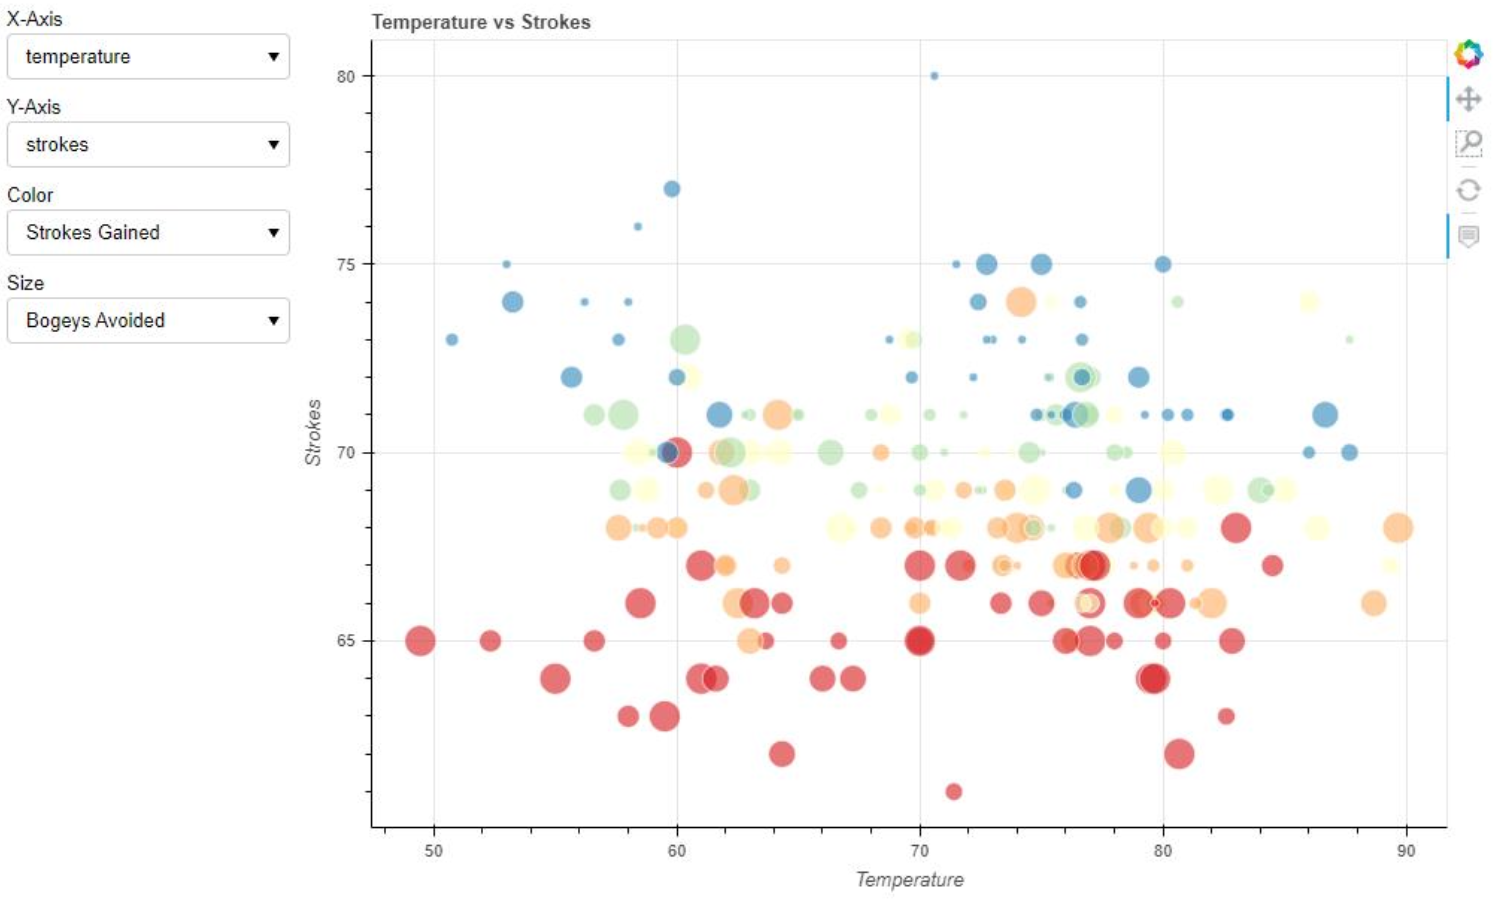

This figure's Python source:
import pandas as pd

from bokeh.layouts import column, row
from bokeh.models import Select
from bokeh.palettes import Spectral5
from bokeh.plotting import curdoc, figure

from data import data_merge

df = data_merge()

df = df.loc[df['golfer'] == 'Justin Thomas']

SIZES = list(range(6, 22, 3))
COLORS = Spectral5
N_SIZES = len(SIZES)
N_COLORS = len(COLORS)

columns = sorted(df.columns)
discrete = [x for x in columns if df[x].dtype == object]
continuous = [x for x in columns if x not in discrete]

def create_figure():
    xs = df[x.value].values
    ys = df[y.value].values
    x_title = x.value.title()
    y_title = y.value.title()

    kw = dict()
    if x.value in discrete:
        kw['x_range'] = sorted(set(xs))
    if y.value in discrete:
        kw['y_range'] = sorted(set(ys))
    kw['title'] = "%s vs %s" % (x_title, y_title)

    p = figure(height=600, width=800, tools='pan,box_zoom,hover,reset', **kw)
    p.xaxis.axis_label = x_title
    p.yaxis.axis_label = y_title

    if x.value in discrete:
        p.xaxis.major_label_orientation = pd.np.pi / 4

    sz = 9
    if size.value != 'None':
        if len(set(df[size.value])) > N_SIZES:
            groups = pd.qcut(df[size.value].values, N_SIZES, duplicates='drop')
        else:
            groups = pd.Categorical(df[size.value])
        sz = [SIZES[xx] for xx in groups.codes]

    c = "#31AADE"
    if color.value != 'None':
        if len(set(df[color.value])) > N_COLORS:
            groups = pd.qcut(df[color.value].values, N_COLORS, duplicates='drop')
        else:
            groups = pd.Categorical(df[color.value])
        c = [COLORS[xx] for xx in groups.codes]

    p.circle(x=xs, y=ys, color=c, size=sz, line_color="white", alpha=0.6, hover_color='white', hover_alpha=0.5)

    return p


def update(attr, old, new):
    layout.children[1] = create_figure()

x = Select(title='X-Axis', value='score', options=columns)
x.on_change('value', update)

y = Select(title='Y-Axis', value='Strokes Gained', options=columns)
y.on_change('value', update)

size = Select(title='Size', value='None', options=['None'] + continuous)
size.on_change('value', update)

color = Select(title='Color', value='None', options=['None'] + continuous)
color.on_change('value', update)

controls = column(x, y, color, size, width=200)
layout = row(controls, create_figure())

curdoc().add_root(layout)
curdoc().title = "Filter Visualization"

'''
to view visualization from browser use bokeh serve --show filter_visualization.py
from the command line
'''
